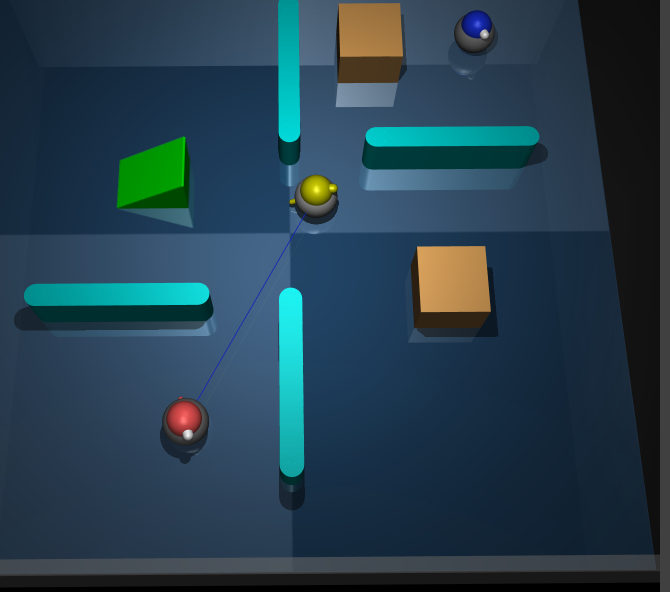
#> input picture スクリーンショット.png, 1340 x 1184 px, found by its file name (shown at 1/2 size)
$ python check_vis_from_image.py
#> lines starting #> are read from the running program, lines starting #| are printed output that depends on the picture; after the words box and inside, x2 and y2 are one past the last pixel; in counts of white or black regions, pixels touching at a corner belong together
### src/envs/hns_environment.py
# src/envs/hns28_environment.py
# hns28_environment.py
import math
from src.core.constants import P_SCALE, L_SCALE, R_SCALE, V_SCALE
import gymnasium as gym
import mujoco
import mujoco.viewer
import numpy as np
import torch
from numba import njit
from gymnasium import spaces

from core.visibility_engine import VisibilityEngine
from agents.scripted_agents import RuleBasedSeeker, RuleBasedHider
from core.obs_indices import ObsIdx
from src.policy.policy_adapter import PolicyAdapter
from .env_xml_builder import EnvXMLBuilder

# --- DebugLoggerクラス ---
class DebugLogger:
    def __init__(self, enabled=False, log_interval_steps=100):
        self.enabled = enabled
        self.log_interval_steps = log_interval_steps
        self._log_last_step = {}
        self._policy_source_logged = set()

    def print(self, message):
        if self.enabled:
            print(message)

    def log_policy_source(self, agent_key, source, current_step, force=False):
        # policy_sourceログも抑制
        return


# [50 lines left out: function _blocked_walls_numba, not called in this run]


class TeamCosEnv(gym.Env):
    # --- 統計バッファ初期化 ---
    def _init_debug_stats(self):
        self._debug_reward_buffer = []
        self._debug_hide_buffer = []
        self._debug_wall_distance_buffer = []
        self._debug_step_counter = 0
        self._debug_log_interval = getattr(self, 'debug_logger', None) and getattr(self.debug_logger, 'log_interval_steps', 100) or 100

    # [28 lines left out: functions _debug_collect_stats, _debug_print_stats, not called in this run]

    """
    Hide and Seek 高度物理環境 (単一エージェント学習最適化版)
    """
    ARENA_HALF = 6.0
    SAFE_HALF = 5.0
    R_AGENT = 0.55
    R_BOX = 0.95
    R_RAMP = 1.30

    AGENT_MASS = 20.0
    AGENT_DAMPING_XY = 30.0
    AGENT_DAMPING_Z = 16.0
    AGENT_DAMPING_ROT = 25.0
    AGENT_ACTUATOR_FWD = 1500
    AGENT_TURN_GAIN = 120
    AGENT_Z_POS = 0.50
    AGENT_Z_FLOAT = 0.01
    AGENT_Z_MIN = AGENT_Z_POS + AGENT_Z_FLOAT
    AGENT_Z_MAX = AGENT_Z_POS + 1.20 # エージェントのZ軸ジョイントは、初期位置から最大1.2mまで伸びる設定
    AGENT_MAX_VZ = 2.2
    RAMP_JOINT_DAMPING = 90.0
    BOX_JOINT_DAMPING = 28.0
    RAMP_MASS = 60.0
    RAMP_INNER_WEIGHT_MASS = 30.0
    BOX_MASS = 22.0
    INTERACT_RANGE = 1.95
    BTN_ON = 0.1
    BTN_COOLDOWN = 8
    GRAB_OFFSET = 1.45
    GRAB_FOLLOW_GAIN = 8.0
    GRAB_MAX_SPEED = 2.6
    GRAB_BREAK_DIST = 2.8
    RAMP_BOOST_FWD = 0.35
    OBJECT_PLANAR_LOCK = True
    RAMP_LOCKED_SPEED_EPS = 0.035
    FREE_OBJ_LINEAR_DAMP = 0.90
    FREE_OBJ_STOP_EPS = 0.045
    INTERACT_OCCLUSION_MARGIN = 0.03

    def __init__(self, mode="initial", target="hider", n_seekers=1,
                 n_hiders=2, n_boxes=2, n_ramps=1, render_mode=None,
                 inference_policies=None, show_turn_lines=True,
                 debug_log_interval_steps=200,
                 mode4_sdf_cell_size=0.05,
                 debug_mode=False,
                 action_repeat=16,
                 # shared policy injection (optional, external manager can pass model)
                 shared_policy_model=None,
                 shared_policy_seq_len=8,
                 shared_policy_hidden_dim=128,
                 shared_team_policy=False,
                 shared_team_prefix=None):
        super().__init__()
        self.n_seekers = int(n_seekers)
        self.n_hiders = int(n_hiders)
        self.n_boxes = int(n_boxes)
        self.n_ramps = int(n_ramps)
        if self.n_seekers < 1 or self.n_hiders < 1:
            raise ValueError("n_seekers and n_hiders must be >= 1")
        if self.n_ramps < 0:
            raise ValueError("n_ramps must be >= 0")
        self.mode, self.target, self.render_mode = mode, target, render_mode
        self.show_turn_lines = bool(show_turn_lines)
        self.mode4_sdf_cell_size = float(mode4_sdf_cell_size)
        self.current_step, self.prep_steps, self.max_episode_steps = 0, 80, 500
        self.debug_mode = debug_mode
        self.debug_logger = DebugLogger(enabled=debug_mode, log_interval_steps=debug_log_interval_steps)
        self.action_repeat = action_repeat
        self._init_debug_stats()
        if self.n_seekers == 1:
            self.seeker_keys = ["s"]
        else:
            self.seeker_keys = [f"s{i}" for i in range(1, self.n_seekers + 1)]
        self.hider_keys = [f"h{i}" for i in range(1, self.n_hiders + 1)]
        self.agent_keys = self.seeker_keys + self.hider_keys
        self.learnable_agent_key = (
            self.seeker_keys[0] if target == "seeker" else self.hider_keys[0]
        )
        self.learnable_agent_index = self.agent_keys.index(self.learnable_agent_key)
        self.idx = ObsIdx(n_boxes, n_ramps, n_others=len(self.agent_keys) - 1)

        self.model = mujoco.MjModel.from_xml_string(self._build_dynamic_xml())
        self.data = mujoco.MjData(self.model)
        self.vis_engine = VisibilityEngine(
            self.model,
            self.data,
            mode4_sdf_cell_size=self.mode4_sdf_cell_size,
        )
        self.viewer = None
        self.inference_policies = inference_policies or {}
        self._inference_models = {}
        self._inference_seq_lens = {}
        # Shared/team policy (can be injected from outside). If a model is
        # provided we enable shared_team_policy automatically.
        self.shared_policy_model = shared_policy_model
        self.shared_policy_seq_len = int(shared_policy_seq_len)
        self.shared_policy_hidden_dim = int(shared_policy_hidden_dim)
        self.shared_team_policy = bool(shared_team_policy) or (self.shared_policy_model is not None)
        self.shared_team_prefix = (
            shared_team_prefix if shared_team_prefix is not None
            else ("h" if self.learnable_agent_key.startswith("h") else "s")
        )
        self._policy_histories = {}
        self.override_learnable_policy = False
        self.model_policy_deterministic = True

        # adapter that centralizes policy behavior outside the env
        self.policy_adapter = PolicyAdapter(self, shared_policy_model=shared_policy_model, shared_seq_len=shared_policy_seq_len, shared_hidden_dim=shared_policy_hidden_dim, shared_team_policy=shared_team_policy, shared_team_prefix=shared_team_prefix)

        # デバッグ用ロガーに移譲
        self.last_debug_ctrl = {k: (0.0, 0.0) for k in self.agent_keys}

        self.body_ids, self.qpos_indices, self.actuator_ids = {}, {}, {}
        self.obj_body_map = {}
        self.obj_geom_ids = {}
        self.obj_default_rgba = {}
        self.maze_walls = [(3, 1.5, 1.5, 0.2), (-3, -1.5, 1.5, 0.2),
                          (0, -3, 0.2, 1.5), (0, 3, 0.2, 1.5)]
        s = self.ARENA_HALF
        self.static_wall_aabbs = np.asarray([
            (0.0, 6.1, s + 0.15, 0.1),
            (0.0, -6.1, s + 0.15, 0.1),
            (6.1, 0.0, 0.1, s),
            (-6.1, 0.0, 0.1, s),
            *self.maze_walls,
        ], dtype=np.float64)
        self._analyze_structure()
        self._init_agent_intelligence()
        self._init_interaction_state()

        # 観測空間
        self.observation_space = spaces.Box(-np.inf, np.inf, (self.idx.total_dim,), np.float32)

        # 【修正】アクションスペースを 4 次元に固定。
        # 外部（学習アルゴリズム）からは常に 1 体分の入力を受け取る。
        self.action_space = spaces.Box(-1.0, 1.0, (4,), np.float32)

    # 共有チームポリシーの状態を設定するメソッド
    def set_shared_team_policy_state(self, state_dict, seq_len=8, hidden_dim=128):
        return self.policy_adapter.set_shared_team_policy_state(state_dict, seq_len=seq_len, hidden_dim=hidden_dim)

    # 個別ポリシーの状態を設定するメソッド
    def set_inference_policy_state(self, agent_keys, state_dict, seq_len=8, hidden_dim=128):
        return self.policy_adapter.set_inference_policy_state(agent_keys, state_dict, seq_len=seq_len, hidden_dim=hidden_dim)

    #  学習可能エージェントのポリシーを上書きするフラグを設定するメソッド
    def set_override_learnable_policy(self, enabled):
        return self.policy_adapter.set_override_learnable_policy(enabled)

    # モデルポリシーを決定的にするかどうかのフラグを設定するメソッド
    def set_model_policy_deterministic(self, enabled):
        return self.policy_adapter.set_model_policy_deterministic(enabled)

    # ポリシー履歴の管理メソッド
    def _ensure_policy_history(self, agent_key, seq_len):
        return self.policy_adapter._ensure_policy_history(agent_key, seq_len)

    # ポリシー履歴を初期化するメソッド
    def _prime_policy_history(self, agent_key, seq_len, norm_obs):
        return self.policy_adapter._prime_policy_history(agent_key, seq_len, norm_obs)

    # ポリシー履歴を更新するメソッド
    def _update_policy_history(self, agent_key, seq_len, norm_obs):
        return self.policy_adapter._update_policy_history(agent_key, seq_len, norm_obs)

    # ポリシー履歴からシーケンスを取得するメソッド
    def _get_policy_history_seq(self, agent_key, seq_len, norm_obs):
        return self.policy_adapter._get_policy_history_seq(agent_key, seq_len, norm_obs)

    # --- 環境構築と内部状態管理のためのヘルパー関数群 ---
    def _build_dynamic_xml(self):
        return EnvXMLBuilder(self).build_dynamic_xml()

    # --- 環境構築後のモデル解析と内部状態初期化 ---
    # [928 lines left out: functions _analyze_structure, _init_agent_intelligence, _init_interaction_state, _cache_planar_object_pose, _obj_addr, _body_speed_xy and 22 more, not called in this run]

    def close(self):
        if self.viewer: self.viewer.close()

### tools/check_vis_from_image.py
import math
import os

import numpy as np
from PIL import Image

from src.envs.hns_environment import TeamCosEnv


def pixel_to_world(x, y, img_w, img_h, arena_half=6.0):
    # map pixel coords (origin top-left) to world coords centered at (0,0)
    wx = (float(x) / float(img_w)) * 2.0 * arena_half - arena_half
    wy = arena_half - (float(y) / float(img_h)) * 2.0 * arena_half
    return wx, wy


def detect_regions(img_path):
#> called with img_path = 'tools/スクリーンショット.png'
    img = Image.open(img_path).convert("RGB")
    arr = np.array(img)
    h, w = arr.shape[:2]
#> h = 1184; w = 1340
    r, g, b = arr[:, :, 0], arr[:, :, 1], arr[:, :, 2]
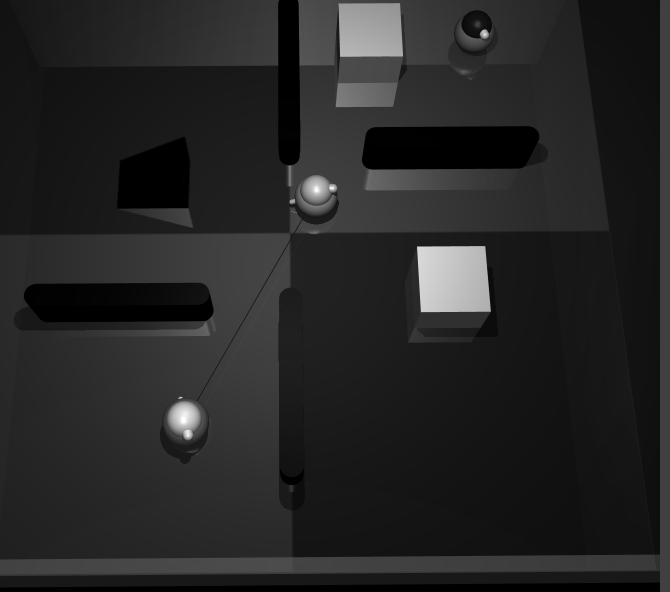
#> r: shape (1184, 1340) (shown at 1/2 size); min 0, max 255, mean 37.3
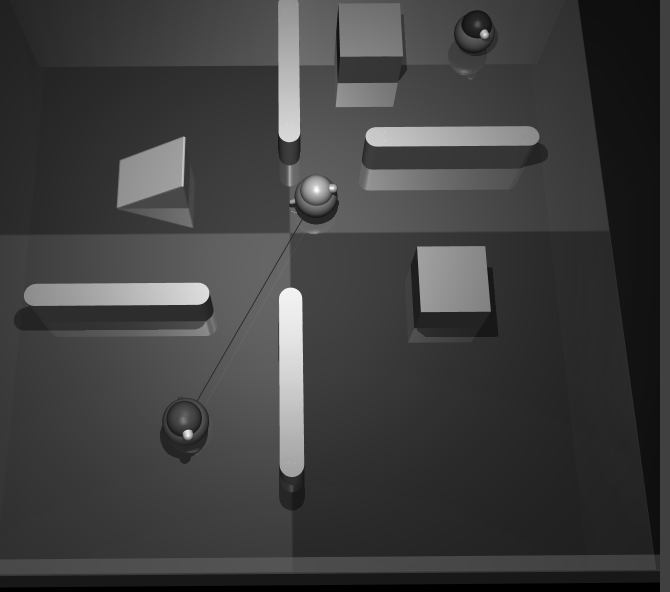
#> g: shape (1184, 1340) (shown at 1/2 size); min 0, max 255, mean 62.5
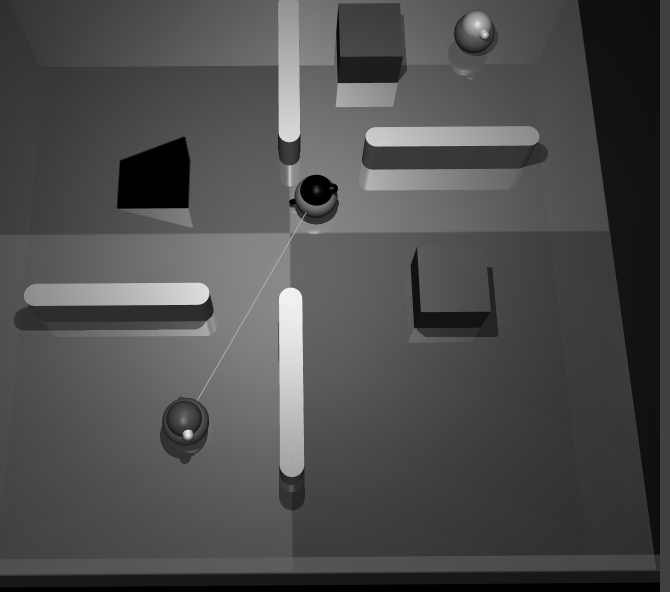
#> b: shape (1184, 1340) (shown at 1/2 size); min 0, max 255, mean 77
    yellow_mask = (r > 150) & (g > 140) & (b < 120) & (r > g - 50)
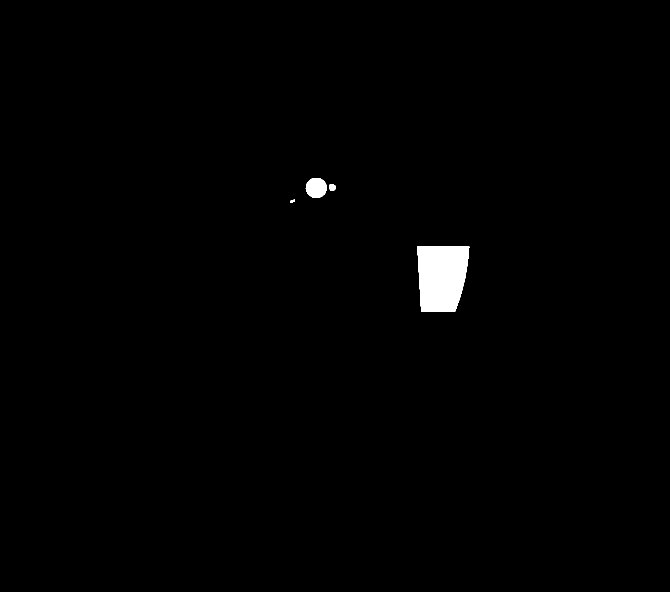
#> yellow_mask: shape (1184, 1340) bool (shown at 1/2 size); 0.84% white; 4 white regions, box (x1, y1, x2, y2) and area: (834, 493, 939, 624) 11759, (611, 356, 654, 396) 1349, (658, 369, 672, 381) 141, (580, 399, 590, 406) 45
    blue_mask = (b > 140) & (r < 120) & (g < 120)
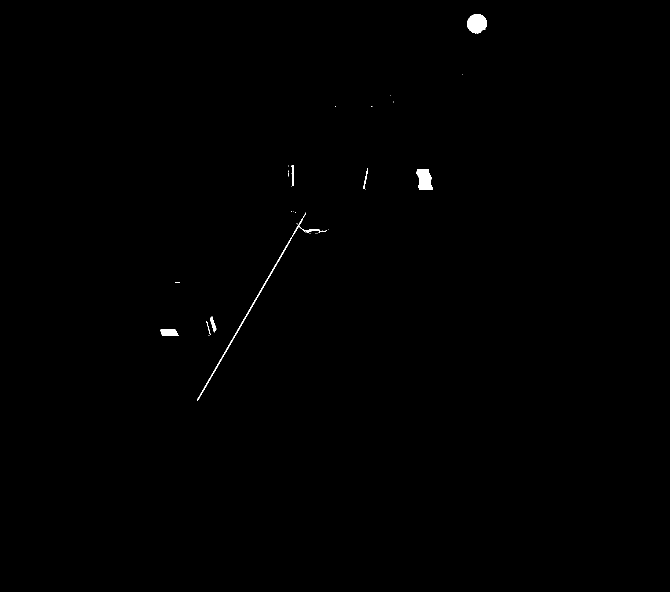
#> blue_mask: shape (1184, 1340) bool (shown at 1/2 size); 0.27% white; 30 white regions (22 under 20 px), largest, box (x1, y1, x2, y2) and area: (934, 28, 974, 67) 1192, (394, 425, 654, 802) 1128, (833, 339, 866, 380) 1036

    def center_from_mask(mask):
        ys, xs = np.where(mask)
#> ys = 13294 values from 356 to 623; xs = 13294 values, max 938 at index 1639, min 580 at index 1508, mean 854.3
        if len(xs) == 0:
            return None
        return int(xs.mean()), int(ys.mean())

    y_c = center_from_mask(yellow_mask)
#> y_c = (854, 533)
    b_c = center_from_mask(blue_mask)
#> b_c = (706, 378)
    return (w, h), y_c, b_c


def main(img_file="スクリーンショット.png"):
    cwd = os.getcwd()
    p = os.path.join(cwd, img_file)
    if not os.path.exists(p):
        print("image not found:", p)
        return

    (w, h), yellow_c, blue_c = detect_regions(p)
#> w = 1340; h = 1184; yellow_c = (854, 533); blue_c = (706, 378)
    print("img size", w, h)
#| img size 1340 1184
    print("yellow center", yellow_c)
#| yellow center (854, 533)
    print("blue center", blue_c)
#| blue center (706, 378)

    env = TeamCosEnv(render_mode=None)
    obs, info = env.reset()
    print("agent keys:", env.agent_keys)
    # choose first seeker and first hider
    seekers = [k for k in env.agent_keys if k.startswith("s")]
    hiders = [k for k in env.agent_keys if k.startswith("h")]
    if not seekers or not hiders:
        print("no agents found")
        return
    sk = seekers[0]
    hk = hiders[0]
    print("testing pair", sk, hk)

    # map pixel centers to world coordinates
    if yellow_c is None or blue_c is None:
        print("could not detect colored regions in image")
        return
    yellow_w = pixel_to_world(yellow_c[0], yellow_c[1], w, h, arena_half=env.ARENA_HALF)
    blue_w = pixel_to_world(blue_c[0], blue_c[1], w, h, arena_half=env.ARENA_HALF)
    print("mapped yellow->world", yellow_w)
    print("mapped blue->world", blue_w)

    # place seeker at blue location, hider at yellow location; set z to 0.4
    s_bid = env.body_ids[sk]
    h_bid = env.body_ids[hk]
    env.data.xpos[s_bid][0] = float(blue_w[0])
    env.data.xpos[s_bid][1] = float(blue_w[1])
    env.data.xpos[s_bid][2] = 0.4
    env.data.xpos[h_bid][0] = float(yellow_w[0])
    env.data.xpos[h_bid][1] = float(yellow_w[1])
    env.data.xpos[h_bid][2] = 0.4

    # set seeker rotation to face from seeker->hider
    dx = yellow_w[0] - blue_w[0]
    dy = yellow_w[1] - blue_w[1]
    rot = math.atan2(dy, dx)
    ridx = env.model.jnt_qposadr[env.qpos_indices[sk]["rot"]]
    env.data.qpos[ridx] = float(rot)

    # call visibility engine
    p1 = np.array([env.data.xpos[s_bid][0], env.data.xpos[s_bid][1], 0.4])
    p2 = np.array([env.data.xpos[h_bid][0], env.data.xpos[h_bid][1], 0.4])
    try:
        vis = bool(env.vis_engine.is_visible(p1, p2, body_exclude=s_bid, target_body_id=h_bid))
    except Exception as e:
        print("vis_engine raised:", e)
        vis = False

    print(f"VisibilityEngine.is_visible({sk}->{hk}) = {vis}")
    # also print cached wrapper result
    print("_is_vis wrapper:", env._is_vis(env.data.xpos[s_bid][:2], float(env.data.qpos[ridx]), env.data.xpos[h_bid][:2], s_bid, h_bid))


if __name__ == "__main__":
    main()
#> (the call stopped at in __init__, `self.idx = ObsIdx(n_boxes, n_ramps, n_others=len(self.agent_keys) - 1)`: core is not available in this run)
